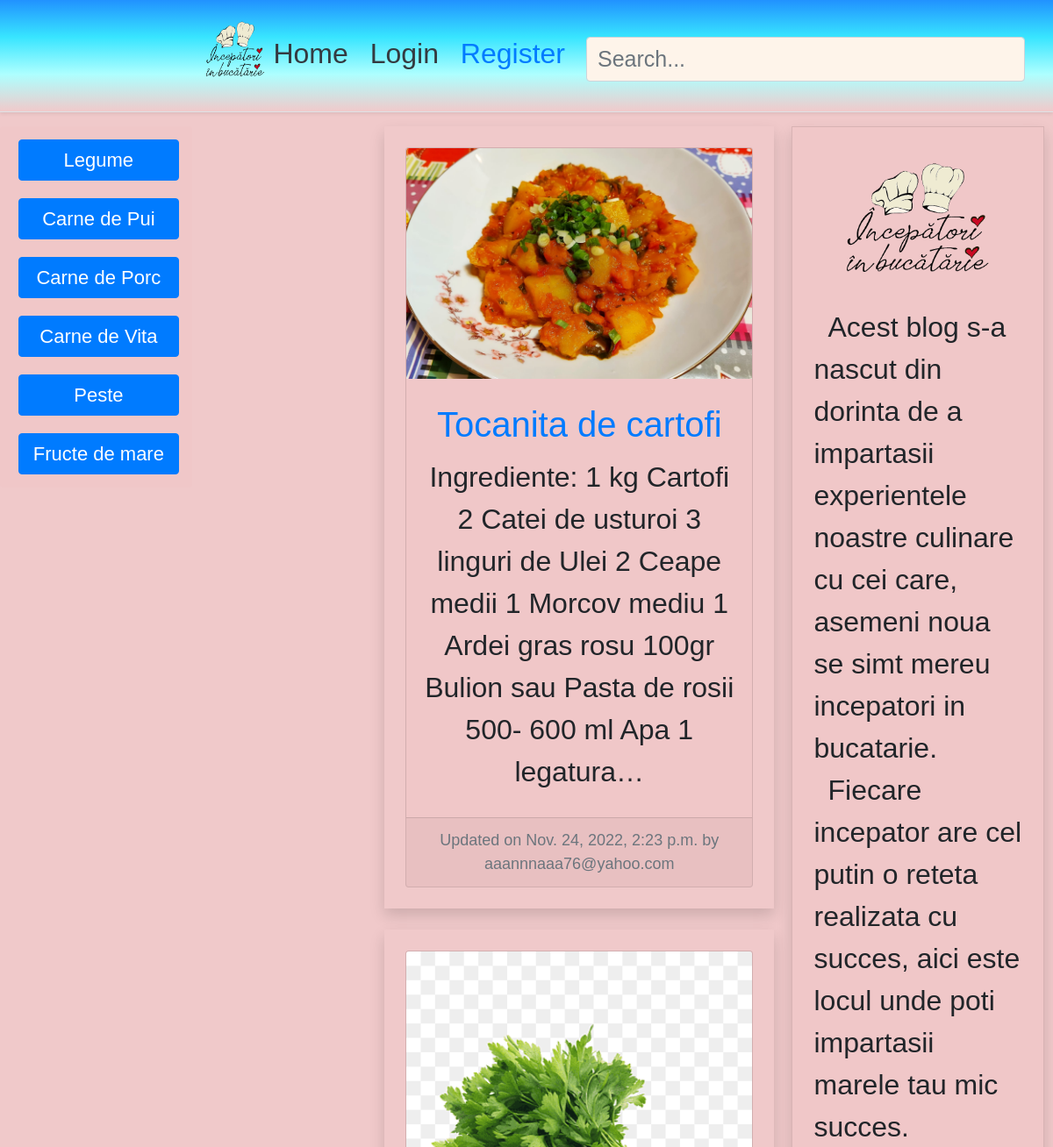
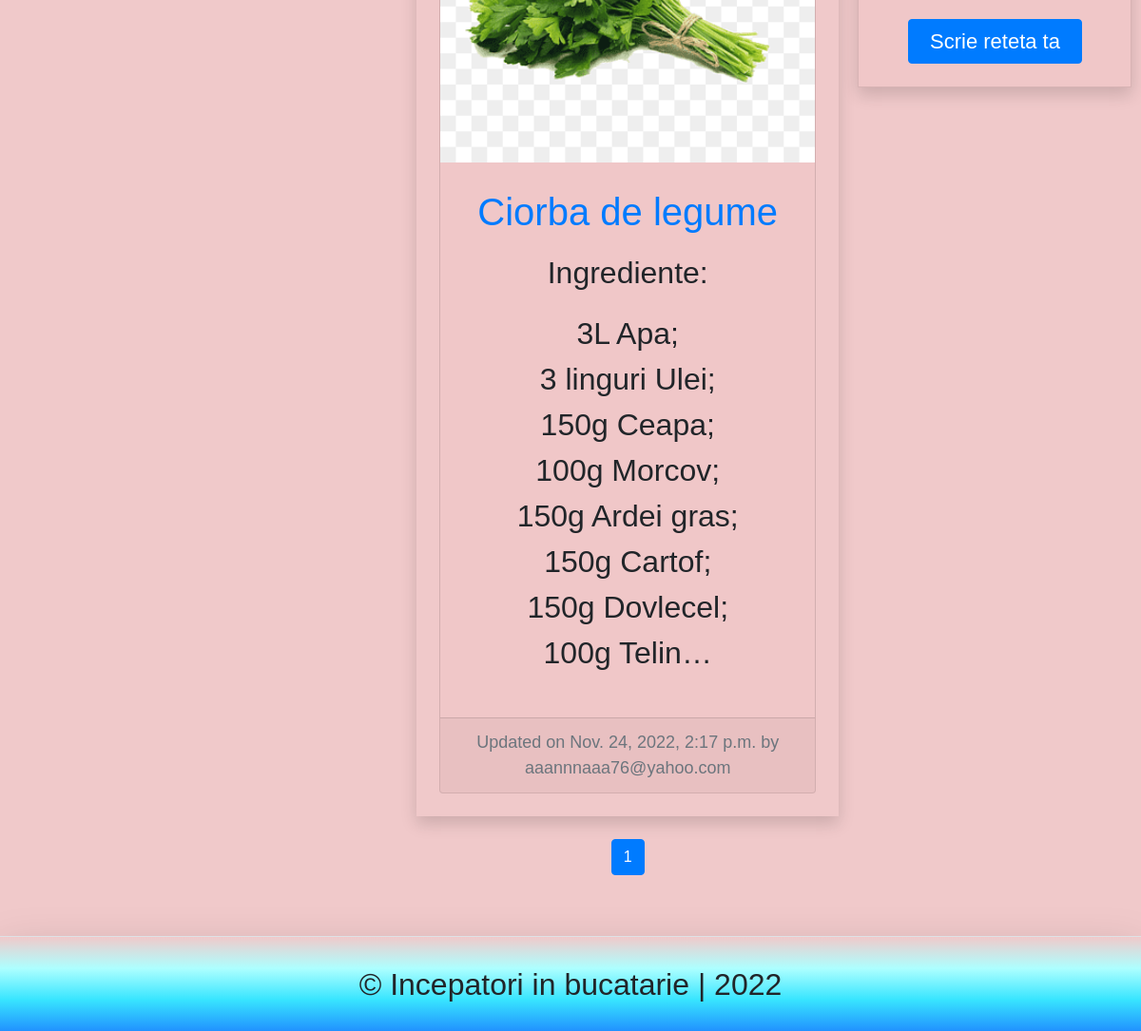
The page / on the database its author committed (2 pictures, top to bottom).
### blog/models.py (models this page shows, shortened)
class BlogPost(models.Model):
	title 					= models.CharField(max_length=50, null=False, blank=False, unique=True)
	body 					= RichTextField(blank=True, null=True)
	image		 			= models.ImageField(upload_to=upload_location, null=False, blank=False)
	date_published 			= models.DateTimeField(auto_now_add=True, verbose_name="date published")
	date_updated 			= models.DateTimeField(auto_now=True, verbose_name="date updated")
	author 					= models.ForeignKey(settings.AUTH_USER_MODEL, on_delete=models.CASCADE)
	slug 					= models.SlugField(blank=True, unique=True)

### account/models.py (models this page shows, shortened)
class Account(AbstractBaseUser):
    email                   = models.EmailField(verbose_name="email", max_length=60, unique=True)
    username                = models.CharField(max_length=30, unique=True)
    date_joined             = models.DateTimeField(verbose_name='date joined', auto_now_add=True)
    last_login              = models.DateTimeField(verbose_name='last login', auto_now=True)
    is_admin                = models.BooleanField(default=False)
    is_active               = models.BooleanField(default=True)
    is_staff                = models.BooleanField(default=False)
    is_superuser            = models.BooleanField(default=False)
    USERNAME_FIELD = 'email'
    REQUIRED_FIELDS = ['username']
    objects = MyAccountManager()
    def __str__(self):
        return self.email

### personal/views.py (the view)
# urls.py: path('', home_screen_view, name="home"),
def home_screen_view(request):
    context = {}
    query = ""
    if request.GET:
        query = request.GET.get('q', '')
        context['query'] = str(query)
    blog_posts = sorted(get_blog_queryset(query), key=attrgetter('date_updated'), reverse=True)
    context['blog_posts'] = blog_posts
    page = request.GET.get('page', 1)
    blog_posts_paginator = Paginator(blog_posts, BLOG_POSTS_PER_PAGE)
    try:
        blog_posts = blog_posts_paginator.page(page)
    except PageNotAnInteger:
        blog_posts = blog_posts_paginator.page(BLOG_POSTS_PER_PAGE)
    except EmptyPage:
        blog_posts = blog_posts_paginator.page(blog_posts_paginator.num_page)
    context['blog_posts'] = blog_posts
    return render(request, "personal/home.html", context)

### blog/views.py (called while the page is built)
def get_blog_queryset(query=None):
	queryset = []
	queries = query.split(" ")
	for q in queries:
		posts = BlogPost.objects.filter(
			Q(title__icontains=q)|
			Q(body__icontains=q)
			).distinct()
		for post in posts:
			queryset.append(post)
	return list(set(queryset))

### personal/templates/personal/home.html (shortened to what this page needs)
{% extends 'base.html' %}
{% load static %}
{% block content %}
<section class="section">
	<div class="container2">
		<div class="card condimente-btn flex-column p-1">
			<div class="box">
				<div class="display-btn">
					<span>
					<button type="button" class="btn btn-primary" data-toggle="modal" data-target="#exampleModalCenter">
						Legume
					</button>
					<button type="button" class="btn btn-primary" data-toggle="modal" data-target="#exampleModalCenter">
						Carne de Pui
					</button>
					<button type="button" class="btn btn-primary mr-3" data-toggle="modal" data-target="#exampleModalCenter">
						Carne de Porc
					</button>
					<button type="button" class="btn btn-primary" data-toggle="modal" data-target="#exampleModalCenter">
						Carne de Vita
					</button>
					<button type="button" class="btn btn-primary" data-toggle="modal" data-target="#exampleModalCenter">
						Peste
					</button>
					<button type="button" class="btn btn-primary" data-toggle="modal" data-target="#exampleModalCenter">
						Fructe de mare
					</button>
					</span>
				</div>
			</div>
		</div>
	</div>
	<div class="container">
		<div class="row">
			<div class="left-column col-lg-7 ">
				{% if blog_posts %}
					{% for post in blog_posts %}
						<div class="blog-post-container shadow p-4 mb-4  ">
							{% include 'blog/snippets/blog_post_snippet.html' with blog_post=post %}
						</div>
					{% endfor %}
				{% else %}
					<div class="blog-post-container shadow p-4 mb-4 ">
						{% include 'blog/snippets/blog_post_snippet.html' with query=query %}
					</div>
				{% endif %}
				{% include 'blog/snippets/blog_post_pagination.html' with blog_post=blog_post %}
			</div>
				<div class="right-column col-lg-2 d-lg-flex d-none flex-column">
					<div class="card2 shadow p-4 mb-4 create-post-bar d-flex flex-column p-3">
						<img class="img-fluid d-block m-auto pb-2" src="{% static 'logo.png' %}" width="172" height="172">
						<p class="lead">&ensp;Acest blog s-a nascut din dorinta de a impartasii experientele noastre culinare cu cei care, asemeni noua se simt mereu incepatori in bucatarie. <br> &ensp;Fiecare incepator are cel putin o reteta realizata cu succes, aici este locul unde poti impartasii marele tau mic succes.</p>
						<p class="m-auto"><a class="btn btn-primary" href="{% url 'blog:create' %}">Scrie reteta ta</a></p>
					</div>
				</div>
		</div>
	</div>
</section>
{% endblock content %}

### blog/templates/blog/snippets/blog_post_snippet.html (shortened to what this page needs)
{% if blog_post %}
<div class="container">
	<div class="row">
		<div class="card m-auto">
			<a href="{% url 'blog:detail' post.slug %}">
				<img class="card-img-top" src="{{blog_post.image.url}}">
			</a>
			<div class="card-body mt-2 mb-2">
				<a href="{% url 'blog:detail' post.slug %}">
					<h2 class="card-title">{{blog_post.title}}</h2>
				</a>
				<p class="card-text">{{blog_post.body|safe|truncatechars:180}}</p>
			</div>
			<div class="card-footer text-muted">
			  Updated on {{blog_post.date_updated}} by {{blog_post.author}}
			</div>
		</div>
	</div>
</div>
{% endif %}

### templates/snippets/header.html (style rules this page uses)
.d-flex { background-image: linear-gradient(to bottom, #2192FF, #38E5ff, #9FFc, rgba(240,199, 200, 0.958)); }
.container { max-width: 960px; }

### templates/snippets/base_css.html (style rules this page uses)
body { Background-color: rgba(240,199, 200, 0.958); font-family: 'Self Deception', sans-serif; font-size: xx-large; }
.row { --bs-gutter-x: -0.5rem; }
.card-title { font-size: 2.5rem !important; }
.card-body { text-align: center; }
.btn { font-size: 22px !important; min-width: 15ch !important; max-height: 10vh !important; text-align: center !important; }
a { text-decoration: none !important; }

### personal/templates/personal/home.html (style rules this page uses)
@media (min-width: 768px) { .right-column { margin-left: 20px; } }
.blog-post-container { margin-bottom: 20px; width: 100%; }
.create-post-bar { background-color: #fff; margin-bottom:20px; }
.left-column { padding:0px; }
.right-column { padding:0px; }
.lead { font-size: xx-large; }
span .btn { margin: 10px 0 10px ; }
.section { display: flex; justify-content: center; align-items: center; min-height: border-box; min-width: auto; }
.box { display: flex; justify-content: center; align-items: center; padding: 0 20px; margin-right: 40px; }
.condimente-btn { margin-right: 50%; }
.container2 { max-width: 45%; align-self: baseline; }

### blog/templates/blog/snippets/blog_post_snippet.html (style rules this page uses)
.card { max-width: 700px; background: rgba(240, 199, 200); }
.card2 { background: rgba(240, 199, 200); width: 18rem; border: 1px solid rgba(0, 0, 0, .100); }
.condimente-btn { max-width: 700px; background: rgba(240, 199, 200); border-color: transparent; font-family: 'Eufoniem', sans-serif; }
.card-body { padding: 20px; width: 100%; font-family: 'Eufoniem', sans-serif; }

### templates/snippets/footer.html (style rules this page uses)
.card-footer { font-size: large; text-align: center; }

### rows shown on the page
BlogPost: image (picture), title "Tocanita de cartofi", body "Ingrediente: 1 kg Cartofi 2 Catei de usturoi 3 linguri de Ulei 2 Ceape medii 1 Morcov mediu 1 Ardei gras rosu 100gr Bulion sau Pasta de rosii 500- 600 ml Apa 1 legatura…", date_updated "Nov. 24, 2022, 2:23 p.m.", author "aaannnaaa76@yahoo.com"
BlogPost: image (picture), title "Ciorba de legume", body "Ingrediente: 3L Apa; 3 linguri Ulei; 150g Ceapa; 100g Morcov; 150g Ardei gras; 150g Cartof; 150g Dovlecel; 100g Telin…", date_updated "Nov. 24, 2022, 2:17 p.m.", author "aaannnaaa76@yahoo.com"

### other values the page prints
{{ i }} "1"
